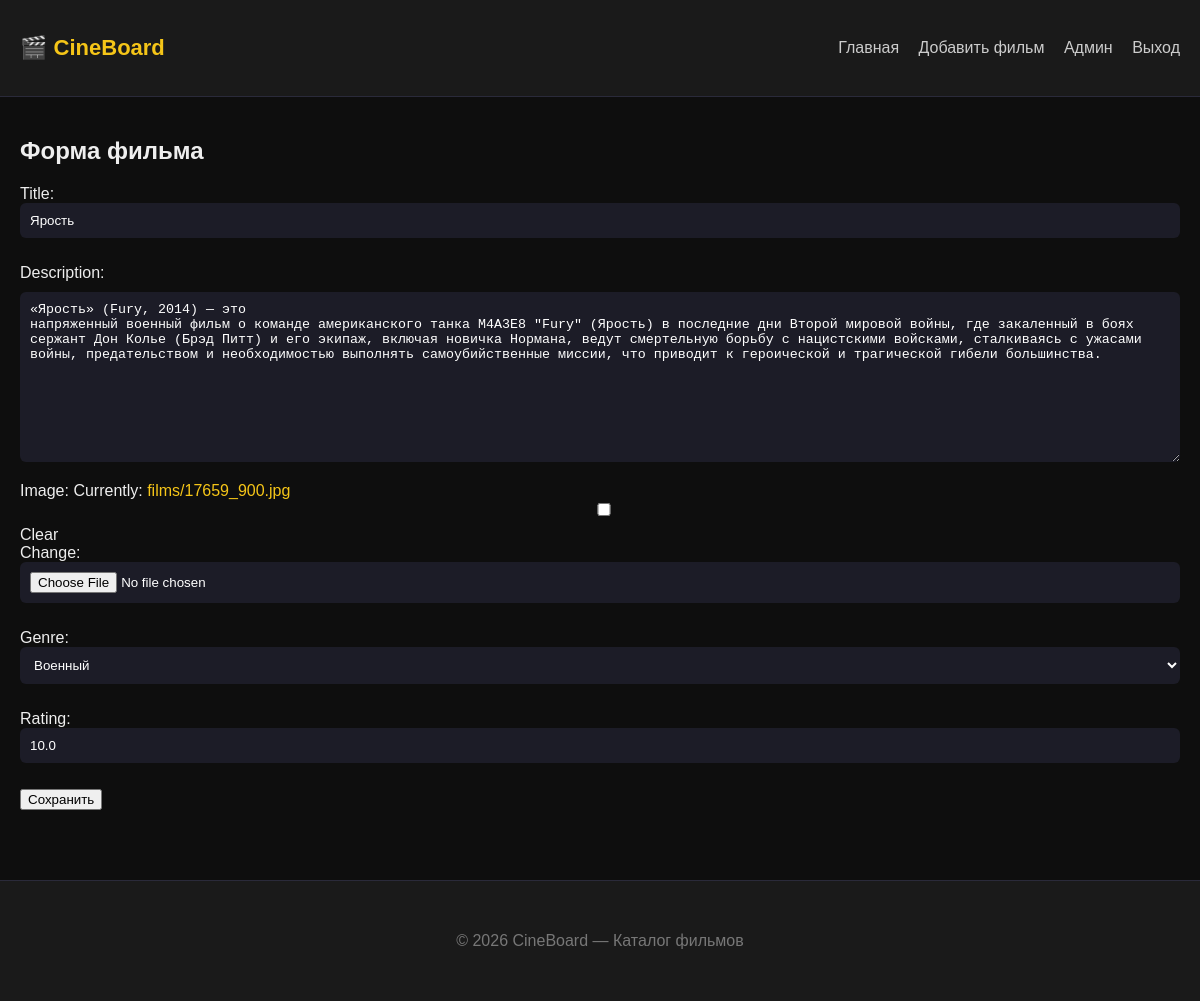
The page /film/8/edit/ (signed in) on the database its author committed.
### cineboard/models.py (models this page shows, shortened)
class Film(models.Model):
    title = models.CharField(max_length=150)
    description = models.TextField()
    image = models.ImageField(upload_to='films/', blank=True, null=True)
    genre = models.ForeignKey(Genre, on_delete=models.CASCADE, related_name='films')
    release_date = models.DateField(auto_now_add=True)
    rating = models.FloatField(default=0)
    created_at = models.DateTimeField(auto_now_add=True)
    views = models.PositiveIntegerField(default=0)
    likes = models.ManyToManyField(User, blank=True, related_name='liked_films')

### cineboard/views.py (the view)
# urls.py: path('film/<int:pk>/edit/', FilmUpdateView.as_view(), name='film_edit'),
class FilmUpdateView(LoginRequiredMixin, UpdateView):
    model = Film
    form_class = FilmForm
    template_name = 'cineboard/film_form.html'
    success_url = reverse_lazy('film_list')

### cineboard/forms.py
class FilmForm(forms.ModelForm):
    class Meta:
        model = Film
        fields = ['title', 'description', 'image', 'genre', 'rating']

### cineboard/models.py (called while the page is built)
    def __str__(self):
        return self.name

### templates/cineboard/film_form.html (shortened to what this page needs)
{% extends 'base.html' %}
{% block content %}
<h2>Форма фильма</h2>
<form method="post" enctype="multipart/form-data">
    {{ form.as_p }}
    <button type="submit">Сохранить</button>
</form>
{% endblock %}

### static/styles/main.css (style rules this page uses)
* { box-sizing: border-box; }
body { font-family: 'Segoe UI', Arial, sans-serif; background: #0f0f14; color: #e5e5e5; margin: 0; }
a { color: #f5c518; text-decoration: none; transition: 0.3s; }
textarea { width: 100%; min-height: 90px; background: #1c1c27; border: none; border-radius: 6px; color: #fff; padding: 10px; margin-top: 10px; }
form input, form select { width: 100%; padding: 10px; background: #1c1c27; border: none; border-radius: 6px; color: #fff; margin-bottom: 10px; }
button { transition: 0.3s; }
body { background: #121212; color: #eee; font-family: Arial; margin: 0; }
a { color: #f5c518; text-decoration: none; }
body { background: #0e0e0e; color: #eee; font-family: Arial; margin: 0; }

### rows shown on the page
Film: title "Ярость", description "«Ярость» (Fury, 2014) — это напряженный военный фильм о команде американского танка M4A3E8 \"Fury\" (Ярость) в последние дни Второй мировой войны, где закаленный в боях сержант Дон Колье (Брэд Питт) и его экипаж, включая новичка Нормана, ведут смертельную борьбу с нацистскими войсками, сталкиваясь с ужасами войны, предательством и необходимостью выполнять самоубийственные миссии, что приводит к героической и трагической гибели большинства.", genre "Военный", rating "10.0"
